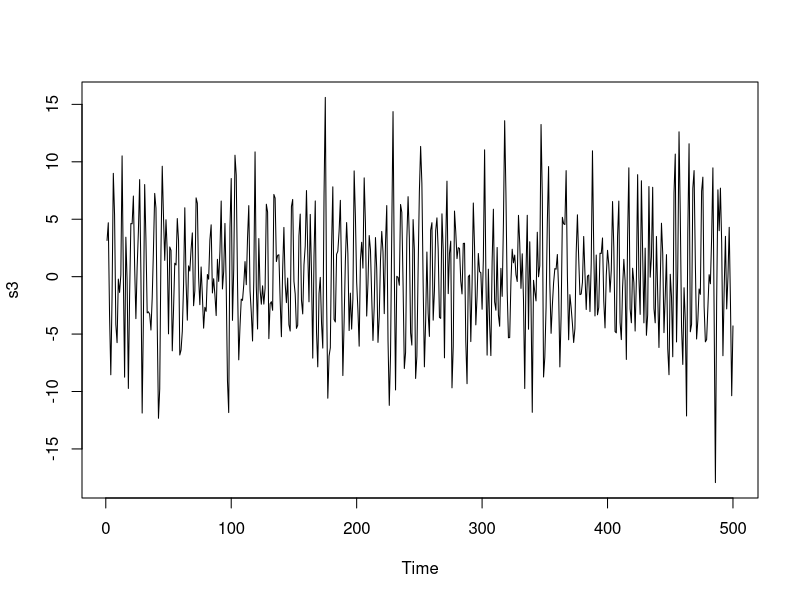
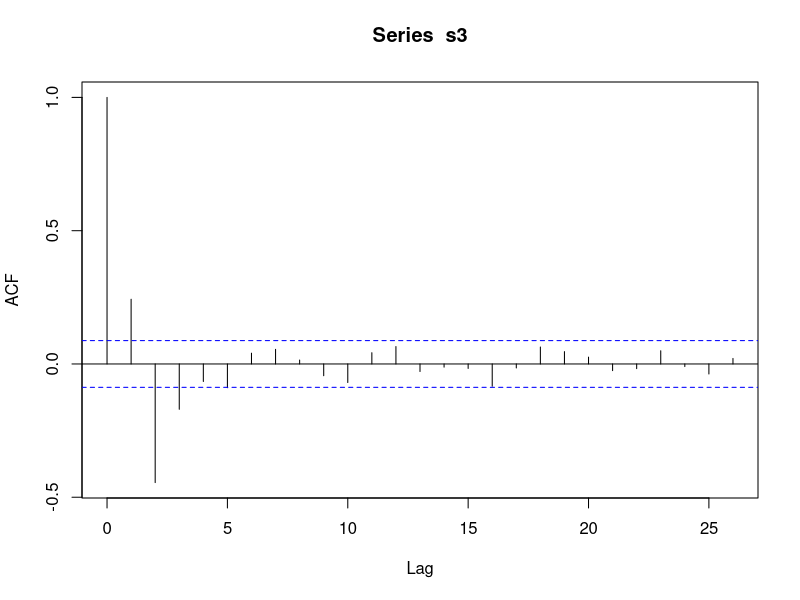
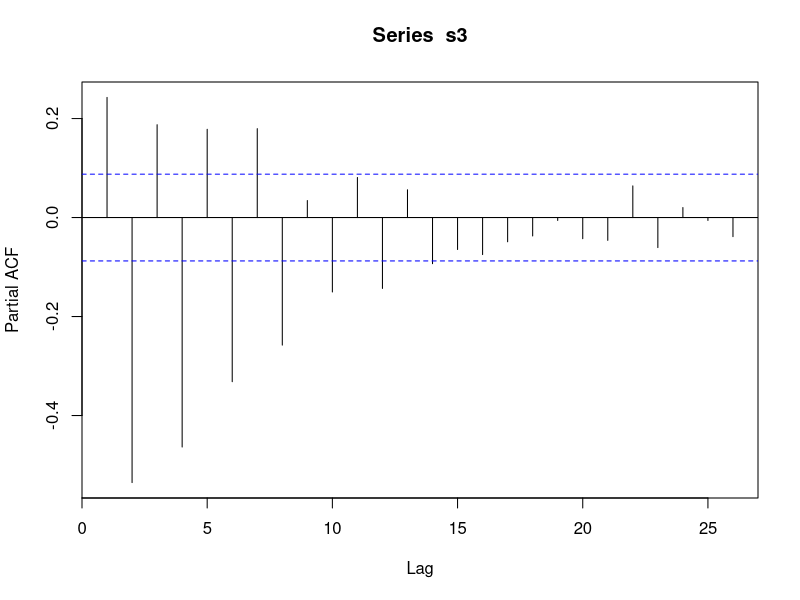
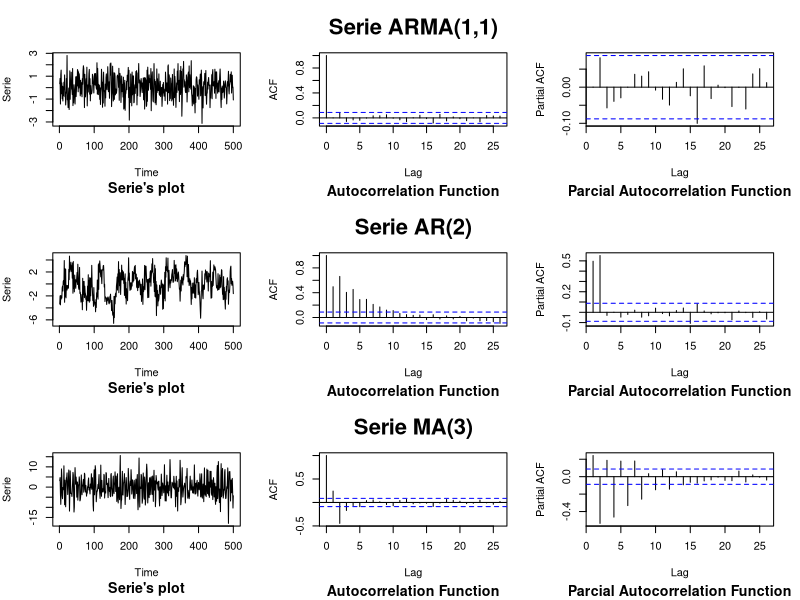

These figures' R source, in order:
s1 = arima.sim(list(ma = c(0.9), 
                    ar = c(-0.9)), 
               n = 500)

s2 = arima.sim(n = 500,
               list(ar = c(0.2, 0.55)),
               rand.gen = function(n, ...) rnorm(n = n, sd = sqrt(2.25)))
# plot(s2); acf(s2); pacf(s2)


s3 = arima.sim(n = 500,
               list(ma = c(0.9, -0.8, -0.8)),
               rand.gen = function(n, ...) rnorm(n = n, sd = 3))
plot(s3); acf(s3); pacf(s3)

par(mfrow = c(3,3),
    mar = c(5.6,4,4,2))
name = c('Serie ARMA(1,1)',
         'Serie AR(2)',
         'Serie MA(3)')
for (i in 1:3){
  s = get(paste0('s', i))
  plot(s, main = '', xlab = 'Time', ylab = 'Serie')
  mtext(bquote(bold('Serie\'s plot')), side = 1, cex = 0.85,
        line = 4.5)
  acf(s, main = '')
  title(main = name[i], cex.main = 2)
  mtext(bquote(bold('Autocorrelation Function')), side = 1, cex = 0.85,
        line = 4.5)
  pacf(s, main = '')
  mtext(bquote(bold('Parcial Autocorrelation Function')), side = 1, cex = 0.85,
        line = 4.5)
}
